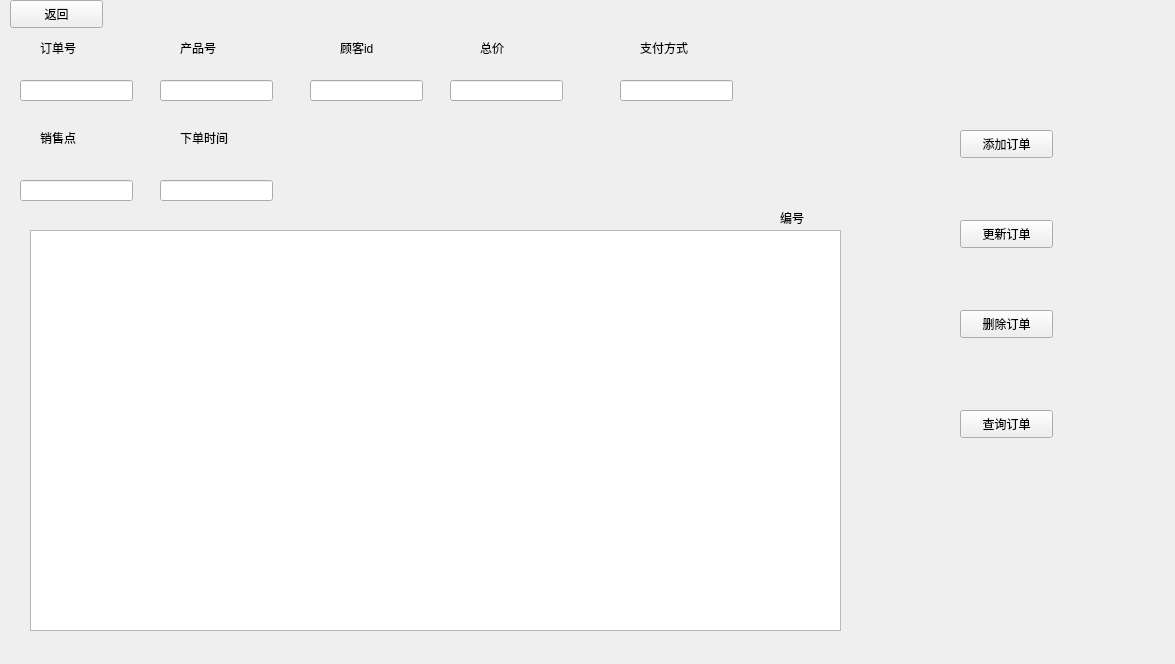
<?xml version="1.0" encoding="UTF-8"?>
<ui version="4.0">
 <class>sales_add_order</class>
 <widget class="QWidget" name="sales_add_order">
  <property name="geometry">
   <rect>
    <x>0</x>
    <y>0</y>
    <width>1175</width>
    <height>664</height>
   </rect>
  </property>
  <property name="windowTitle">
   <string>Form</string>
  </property>
  <widget class="QTableView" name="tableView">
   <property name="geometry">
    <rect>
     <x>30</x>
     <y>230</y>
     <width>811</width>
     <height>401</height>
    </rect>
   </property>
  </widget>
  <widget class="QLabel" name="order_index">
   <property name="geometry">
    <rect>
     <x>780</x>
     <y>210</y>
     <width>72</width>
     <height>15</height>
    </rect>
   </property>
   <property name="text">
    <string>编号</string>
   </property>
  </widget>
  <widget class="QLabel" name="order_num">
   <property name="geometry">
    <rect>
     <x>40</x>
     <y>40</y>
     <width>72</width>
     <height>15</height>
    </rect>
   </property>
   <property name="text">
    <string>订单号</string>
   </property>
  </widget>
  <widget class="QLabel" name="products_num">
   <property name="geometry">
    <rect>
     <x>180</x>
     <y>40</y>
     <width>72</width>
     <height>15</height>
    </rect>
   </property>
   <property name="text">
    <string>产品号</string>
   </property>
  </widget>
  <widget class="QLabel" name="sales_spot">
   <property name="geometry">
    <rect>
     <x>40</x>
     <y>130</y>
     <width>72</width>
     <height>15</height>
    </rect>
   </property>
   <property name="text">
    <string>销售点</string>
   </property>
  </widget>
  <widget class="QLabel" name="customer_num">
   <property name="geometry">
    <rect>
     <x>340</x>
     <y>40</y>
     <width>72</width>
     <height>15</height>
    </rect>
   </property>
   <property name="text">
    <string>顾客id</string>
   </property>
  </widget>
  <widget class="QLabel" name="pay_mode">
   <property name="geometry">
    <rect>
     <x>640</x>
     <y>40</y>
     <width>72</width>
     <height>15</height>
    </rect>
   </property>
   <property name="text">
    <string>支付方式</string>
   </property>
  </widget>
  <widget class="QLabel" name="total_price">
   <property name="geometry">
    <rect>
     <x>480</x>
     <y>40</y>
     <width>72</width>
     <height>15</height>
    </rect>
   </property>
   <property name="text">
    <string>总价</string>
   </property>
  </widget>
  <widget class="QLabel" name="place_ordertime">
   <property name="geometry">
    <rect>
     <x>180</x>
     <y>130</y>
     <width>72</width>
     <height>15</height>
    </rect>
   </property>
   <property name="text">
    <string>下单时间</string>
   </property>
  </widget>
  <widget class="QLineEdit" name="order_num_edit">
   <property name="geometry">
    <rect>
     <x>20</x>
     <y>80</y>
     <width>113</width>
     <height>21</height>
    </rect>
   </property>
  </widget>
  <widget class="QLineEdit" name="products_num_edit">
   <property name="geometry">
    <rect>
     <x>160</x>
     <y>80</y>
     <width>113</width>
     <height>21</height>
    </rect>
   </property>
  </widget>
  <widget class="QLineEdit" name="customer_num_edit">
   <property name="geometry">
    <rect>
     <x>310</x>
     <y>80</y>
     <width>113</width>
     <height>21</height>
    </rect>
   </property>
  </widget>
  <widget class="QLineEdit" name="total_price_edit">
   <property name="geometry">
    <rect>
     <x>450</x>
     <y>80</y>
     <width>113</width>
     <height>21</height>
    </rect>
   </property>
  </widget>
  <widget class="QLineEdit" name="pay_mode_edit">
   <property name="geometry">
    <rect>
     <x>620</x>
     <y>80</y>
     <width>113</width>
     <height>21</height>
    </rect>
   </property>
  </widget>
  <widget class="QLineEdit" name="sales_spot_edit">
   <property name="geometry">
    <rect>
     <x>20</x>
     <y>180</y>
     <width>113</width>
     <height>21</height>
    </rect>
   </property>
  </widget>
  <widget class="QLineEdit" name="place_ordertime_edit">
   <property name="geometry">
    <rect>
     <x>160</x>
     <y>180</y>
     <width>113</width>
     <height>21</height>
    </rect>
   </property>
  </widget>
  <widget class="QPushButton" name="add_order_pushb">
   <property name="geometry">
    <rect>
     <x>960</x>
     <y>130</y>
     <width>93</width>
     <height>28</height>
    </rect>
   </property>
   <property name="text">
    <string>添加订单</string>
   </property>
  </widget>
  <widget class="QPushButton" name="update_order_pushb">
   <property name="geometry">
    <rect>
     <x>960</x>
     <y>220</y>
     <width>93</width>
     <height>28</height>
    </rect>
   </property>
   <property name="text">
    <string>更新订单</string>
   </property>
  </widget>
  <widget class="QPushButton" name="delete_order_pushb">
   <property name="geometry">
    <rect>
     <x>960</x>
     <y>310</y>
     <width>93</width>
     <height>28</height>
    </rect>
   </property>
   <property name="text">
    <string>删除订单</string>
   </property>
  </widget>
  <widget class="QPushButton" name="search_order_pushb">
   <property name="geometry">
    <rect>
     <x>960</x>
     <y>410</y>
     <width>93</width>
     <height>28</height>
    </rect>
   </property>
   <property name="text">
    <string>查询订单</string>
   </property>
  </widget>
  <widget class="QPushButton" name="return_menu">
   <property name="geometry">
    <rect>
     <x>10</x>
     <y>0</y>
     <width>93</width>
     <height>28</height>
    </rect>
   </property>
   <property name="text">
    <string>返回</string>
   </property>
  </widget>
 </widget>
 <resources/>
 <connections/>
</ui>
